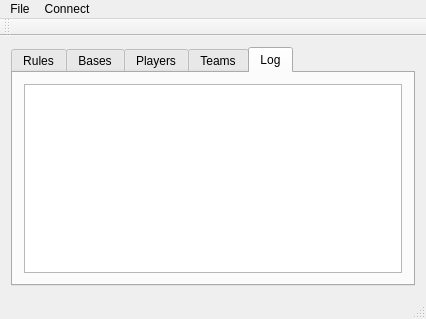
<?xml version="1.0" encoding="UTF-8"?>
<ui version="4.0">
 <class>MainWindow</class>
 <widget class="QMainWindow" name="MainWindow">
  <property name="geometry">
   <rect>
    <x>0</x>
    <y>0</y>
    <width>426</width>
    <height>319</height>
   </rect>
  </property>
  <property name="windowTitle">
   <string>MainWindow</string>
  </property>
  <widget class="QWidget" name="centralWidget">
   <layout class="QGridLayout" name="gridLayout">
    <item row="0" column="0">
     <widget class="QTabWidget" name="tabWidget">
      <property name="sizePolicy">
       <sizepolicy hsizetype="Preferred" vsizetype="Preferred">
        <horstretch>0</horstretch>
        <verstretch>0</verstretch>
       </sizepolicy>
      </property>
      <property name="currentIndex">
       <number>4</number>
      </property>
      <widget class="RulesTab" name="rulesTab">
       <attribute name="title">
        <string>Rules</string>
       </attribute>
      </widget>
      <widget class="QWidget" name="basesTab">
       <attribute name="title">
        <string>Bases</string>
       </attribute>
      </widget>
      <widget class="QWidget" name="playersTab">
       <attribute name="title">
        <string>Players</string>
       </attribute>
      </widget>
      <widget class="QWidget" name="teamsTab">
       <attribute name="title">
        <string>Teams</string>
       </attribute>
      </widget>
      <widget class="QWidget" name="logTab">
       <attribute name="title">
        <string>Log</string>
       </attribute>
       <layout class="QGridLayout" name="gridLayout_2">
        <item row="0" column="0">
         <widget class="QTextEdit" name="txtDebugLog"/>
        </item>
       </layout>
      </widget>
     </widget>
    </item>
   </layout>
  </widget>
  <widget class="QMenuBar" name="menuBar">
   <property name="geometry">
    <rect>
     <x>0</x>
     <y>0</y>
     <width>426</width>
     <height>21</height>
    </rect>
   </property>
   <widget class="QMenu" name="menuFile">
    <property name="title">
     <string>File</string>
    </property>
   </widget>
   <widget class="QMenu" name="menuConnect">
    <property name="title">
     <string>Connect</string>
    </property>
    <widget class="QMenu" name="menuSerialPort">
     <property name="title">
      <string>Serial Port</string>
     </property>
     <addaction name="separator"/>
    </widget>
    <addaction name="menuSerialPort"/>
    <addaction name="actionBluetooth"/>
   </widget>
   <addaction name="menuFile"/>
   <addaction name="menuConnect"/>
  </widget>
  <widget class="QToolBar" name="mainToolBar">
   <attribute name="toolBarArea">
    <enum>TopToolBarArea</enum>
   </attribute>
   <attribute name="toolBarBreak">
    <bool>false</bool>
   </attribute>
  </widget>
  <widget class="QStatusBar" name="statusBar"/>
  <action name="actionBluetooth">
   <property name="text">
    <string>Bluetooth</string>
   </property>
  </action>
 </widget>
 <layoutdefault spacing="6" margin="11"/>
 <customwidgets>
  <customwidget>
   <class>RulesTab</class>
   <extends>QWidget</extends>
   <header>rulestab.h</header>
   <container>1</container>
  </customwidget>
 </customwidgets>
 <resources/>
 <connections/>
</ui>
